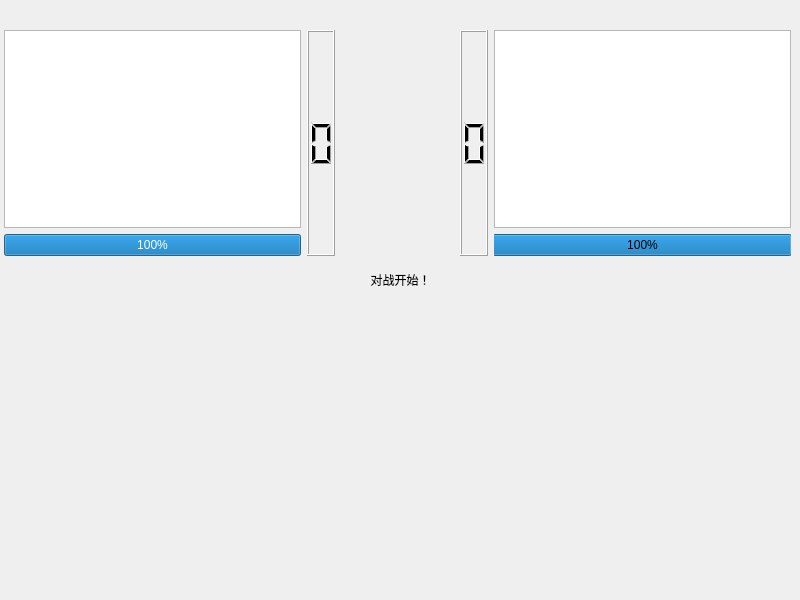
<?xml version="1.0" encoding="UTF-8"?>
<ui version="4.0">
 <class>autobattlePage</class>
 <widget class="QWidget" name="autobattlePage">
  <property name="geometry">
   <rect>
    <x>0</x>
    <y>0</y>
    <width>800</width>
    <height>600</height>
   </rect>
  </property>
  <property name="minimumSize">
   <size>
    <width>800</width>
    <height>600</height>
   </size>
  </property>
  <property name="maximumSize">
   <size>
    <width>800</width>
    <height>600</height>
   </size>
  </property>
  <property name="windowTitle">
   <string>Form</string>
  </property>
  <widget class="QLabel" name="label">
   <property name="geometry">
    <rect>
     <x>340</x>
     <y>120</y>
     <width>111</width>
     <height>111</height>
    </rect>
   </property>
   <property name="text">
    <string/>
   </property>
   <property name="pixmap">
    <pixmap resource="image.qrc">:/resource/vs.png</pixmap>
   </property>
   <property name="scaledContents">
    <bool>true</bool>
   </property>
  </widget>
  <widget class="QWidget" name="layoutWidget">
   <property name="geometry">
    <rect>
     <x>4</x>
     <y>30</y>
     <width>331</width>
     <height>226</height>
    </rect>
   </property>
   <layout class="QHBoxLayout" name="horizontalLayout">
    <item>
     <layout class="QVBoxLayout" name="verticalLayout">
      <item>
       <widget class="QTextBrowser" name="myData">
        <property name="font">
         <font>
          <pointsize>12</pointsize>
          <weight>75</weight>
          <bold>true</bold>
         </font>
        </property>
        <property name="layoutDirection">
         <enum>Qt::LeftToRight</enum>
        </property>
       </widget>
      </item>
      <item>
       <widget class="QProgressBar" name="progressBar1">
        <property name="value">
         <number>100</number>
        </property>
        <property name="alignment">
         <set>Qt::AlignRight|Qt::AlignTrailing|Qt::AlignVCenter</set>
        </property>
        <property name="textVisible">
         <bool>true</bool>
        </property>
       </widget>
      </item>
     </layout>
    </item>
    <item>
     <widget class="QLCDNumber" name="lcdNumber">
      <property name="smallDecimalPoint">
       <bool>false</bool>
      </property>
      <property name="digitCount">
       <number>1</number>
      </property>
     </widget>
    </item>
   </layout>
  </widget>
  <widget class="QWidget" name="layoutWidget">
   <property name="geometry">
    <rect>
     <x>460</x>
     <y>30</y>
     <width>331</width>
     <height>226</height>
    </rect>
   </property>
   <layout class="QHBoxLayout" name="horizontalLayout_2">
    <item>
     <widget class="QLCDNumber" name="lcdNumber_2">
      <property name="digitCount">
       <number>1</number>
      </property>
     </widget>
    </item>
    <item>
     <layout class="QVBoxLayout" name="verticalLayout_2">
      <item>
       <widget class="QTextBrowser" name="opData">
        <property name="font">
         <font>
          <pointsize>12</pointsize>
          <weight>75</weight>
          <bold>true</bold>
         </font>
        </property>
       </widget>
      </item>
      <item>
       <widget class="QProgressBar" name="progressBar2">
        <property name="value">
         <number>100</number>
        </property>
        <property name="alignment">
         <set>Qt::AlignRight|Qt::AlignTrailing|Qt::AlignVCenter</set>
        </property>
        <property name="invertedAppearance">
         <bool>true</bool>
        </property>
       </widget>
      </item>
     </layout>
    </item>
   </layout>
  </widget>
  <widget class="QLabel" name="status">
   <property name="geometry">
    <rect>
     <x>190</x>
     <y>270</y>
     <width>421</width>
     <height>20</height>
    </rect>
   </property>
   <property name="contextMenuPolicy">
    <enum>Qt::DefaultContextMenu</enum>
   </property>
   <property name="text">
    <string>对战开始！</string>
   </property>
   <property name="alignment">
    <set>Qt::AlignCenter</set>
   </property>
  </widget>
 </widget>
 <resources>
  <include location="image.qrc"/>
 </resources>
 <connections/>
</ui>
